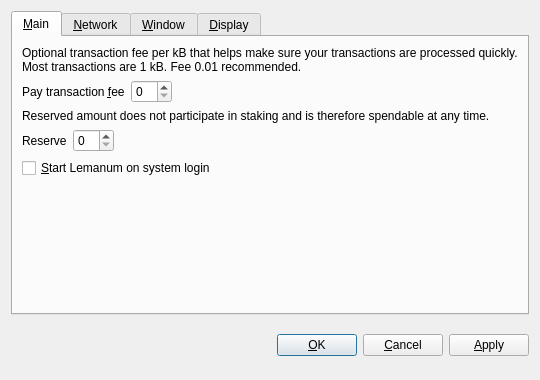
<?xml version="1.0" encoding="UTF-8"?>
<ui version="4.0">
 <class>OptionsDialog</class>
 <widget class="QDialog" name="OptionsDialog">
  <property name="geometry">
   <rect>
    <x>0</x>
    <y>0</y>
    <width>540</width>
    <height>380</height>
   </rect>
  </property>
  <property name="windowTitle">
   <string>Options</string>
  </property>
  <property name="modal">
   <bool>true</bool>
  </property>
  <layout class="QVBoxLayout" name="verticalLayout">
   <item>
    <widget class="QTabWidget" name="tabWidget">
     <property name="tabPosition">
      <enum>QTabWidget::North</enum>
     </property>
     <property name="currentIndex">
      <number>0</number>
     </property>
     <widget class="QWidget" name="tabMain">
      <attribute name="title">
       <string>&amp;Main</string>
      </attribute>
      <layout class="QVBoxLayout" name="verticalLayout_Main">
       <item>
        <widget class="QLabel" name="transactionFeeInfoLabel">
         <property name="text">
          <string>Optional transaction fee per kB that helps make sure your transactions are processed quickly. Most transactions are 1 kB. Fee 0.01 recommended.</string>
         </property>
         <property name="textFormat">
          <enum>Qt::PlainText</enum>
         </property>
         <property name="wordWrap">
          <bool>true</bool>
         </property>
        </widget>
       </item>
       <item>
        <layout class="QHBoxLayout" name="horizontalLayoutFee">
         <item>
          <widget class="QLabel" name="transactionFeeLabel">
           <property name="text">
            <string>Pay transaction &amp;fee</string>
           </property>
           <property name="textFormat">
            <enum>Qt::PlainText</enum>
           </property>
           <property name="buddy">
            <cstring>transactionFee</cstring>
           </property>
          </widget>
         </item>
         <item>
          <widget class="BitcoinAmountField" name="transactionFee"/>
         </item>
         <item>
          <spacer name="horizontalSpacerFee">
           <property name="orientation">
            <enum>Qt::Horizontal</enum>
           </property>
           <property name="sizeHint" stdset="0">
            <size>
             <width>40</width>
             <height>20</height>
            </size>
           </property>
          </spacer>
         </item>
        </layout>
       </item>
       <item>
        <widget class="QLabel" name="reserveBalanceInfoLabel">
         <property name="text">
          <string>Reserved amount does not participate in staking and is therefore spendable at any time.</string>
         </property>
         <property name="textFormat">
          <enum>Qt::PlainText</enum>
         </property>
         <property name="wordWrap">
          <bool>true</bool>
         </property>
        </widget>
       </item>
       <item>
        <layout class="QHBoxLayout" name="horizontalLayoutReserveBalance">
         <item>
          <widget class="QLabel" name="reserveBalanceLabel">
           <property name="text">
            <string>Reserve</string>
           </property>
           <property name="textFormat">
            <enum>Qt::PlainText</enum>
           </property>
           <property name="buddy">
            <cstring>reserveBalance</cstring>
           </property>
          </widget>
         </item>
         <item>
          <widget class="BitcoinAmountField" name="reserveBalance"/>
         </item>
         <item>
          <spacer name="horizontalSpacerReserveBalance">
           <property name="orientation">
            <enum>Qt::Horizontal</enum>
           </property>
           <property name="sizeHint" stdset="0">
            <size>
             <width>40</width>
             <height>20</height>
            </size>
           </property>
          </spacer>
         </item>
        </layout>
       </item>
       <item>
        <widget class="QCheckBox" name="bitcoinAtStartup">
         <property name="toolTip">
          <string>Automatically start Lemanum after logging in to the system.</string>
         </property>
         <property name="text">
          <string>&amp;Start Lemanum on system login</string>
         </property>
        </widget>
       </item>
       <item>
        <spacer name="verticalSpacer_Main">
         <property name="orientation">
          <enum>Qt::Vertical</enum>
         </property>
         <property name="sizeHint" stdset="0">
          <size>
           <width>20</width>
           <height>40</height>
          </size>
         </property>
        </spacer>
       </item>
      </layout>
     </widget>
     <widget class="QWidget" name="tabNetwork">
      <attribute name="title">
       <string>&amp;Network</string>
      </attribute>
      <layout class="QVBoxLayout" name="verticalLayout_Network">
       <item>
        <widget class="QCheckBox" name="mapPortUpnp">
         <property name="toolTip">
          <string>Automatically open the Lemanum client port on the router. This only works when your router supports UPnP and it is enabled.</string>
         </property>
         <property name="text">
          <string>Map port using &amp;UPnP</string>
         </property>
        </widget>
       </item>
       <item>
        <widget class="QCheckBox" name="connectSocks">
         <property name="toolTip">
          <string>Connect to the Lemanum network through a SOCKS5 proxy (e.g. when connecting through Tor).</string>
         </property>
         <property name="text">
          <string>&amp;Connect through SOCKS5 proxy:</string>
         </property>
        </widget>
       </item>
       <item>
        <layout class="QHBoxLayout" name="horizontalLayout_Network">
         <item>
          <widget class="QLabel" name="proxyIpLabel">
           <property name="text">
            <string>Proxy &amp;IP:</string>
           </property>
           <property name="textFormat">
            <enum>Qt::PlainText</enum>
           </property>
           <property name="buddy">
            <cstring>proxyIp</cstring>
           </property>
          </widget>
         </item>
         <item>
          <widget class="QValidatedLineEdit" name="proxyIp">
           <property name="maximumSize">
            <size>
             <width>140</width>
             <height>16777215</height>
            </size>
           </property>
           <property name="toolTip">
            <string>IP address of the proxy (e.g. 127.0.0.1)</string>
           </property>
          </widget>
         </item>
         <item>
          <widget class="QLabel" name="proxyPortLabel">
           <property name="text">
            <string>&amp;Port:</string>
           </property>
           <property name="textFormat">
            <enum>Qt::PlainText</enum>
           </property>
           <property name="buddy">
            <cstring>proxyPort</cstring>
           </property>
          </widget>
         </item>
         <item>
          <widget class="QLineEdit" name="proxyPort">
           <property name="maximumSize">
            <size>
             <width>55</width>
             <height>16777215</height>
            </size>
           </property>
           <property name="toolTip">
            <string>Port of the proxy (e.g. 9050)</string>
           </property>
          </widget>
         </item>
         <item>
          <spacer name="horizontalSpacer_Network">
           <property name="orientation">
            <enum>Qt::Horizontal</enum>
           </property>
           <property name="sizeHint" stdset="0">
            <size>
             <width>40</width>
             <height>20</height>
            </size>
           </property>
          </spacer>
         </item>
        </layout>
       </item>
       <item>
        <spacer name="verticalSpacer_Network">
         <property name="orientation">
          <enum>Qt::Vertical</enum>
         </property>
         <property name="sizeHint" stdset="0">
          <size>
           <width>20</width>
           <height>40</height>
          </size>
         </property>
        </spacer>
       </item>
      </layout>
     </widget>
     <widget class="QWidget" name="tabWindow">
      <attribute name="title">
       <string>&amp;Window</string>
      </attribute>
      <layout class="QVBoxLayout" name="verticalLayout_Window">
       <item>
        <widget class="QCheckBox" name="minimizeToTray">
         <property name="toolTip">
          <string>Show only a tray icon after minimizing the window.</string>
         </property>
         <property name="text">
          <string>&amp;Minimize to the tray instead of the taskbar</string>
         </property>
        </widget>
       </item>
       <item>
        <widget class="QCheckBox" name="minimizeOnClose">
         <property name="toolTip">
          <string>Minimize instead of exit the application when the window is closed. When this option is enabled, the application will be closed only after selecting Quit in the menu.</string>
         </property>
         <property name="text">
          <string>M&amp;inimize on close</string>
         </property>
        </widget>
       </item>
       <item>
        <spacer name="verticalSpacer_Window">
         <property name="orientation">
          <enum>Qt::Vertical</enum>
         </property>
         <property name="sizeHint" stdset="0">
          <size>
           <width>20</width>
           <height>40</height>
          </size>
         </property>
        </spacer>
       </item>
      </layout>
     </widget>
     <widget class="QWidget" name="tabDisplay">
      <attribute name="title">
       <string>&amp;Display</string>
      </attribute>
      <layout class="QVBoxLayout" name="verticalLayout_Display">
       <item>
        <layout class="QHBoxLayout" name="horizontalLayout_1_Display">
         <item>
          <widget class="QLabel" name="langLabel">
           <property name="text">
            <string>User Interface &amp;language:</string>
           </property>
           <property name="textFormat">
            <enum>Qt::PlainText</enum>
           </property>
           <property name="buddy">
            <cstring>lang</cstring>
           </property>
          </widget>
         </item>
         <item>
          <widget class="QValueComboBox" name="lang">
           <property name="toolTip">
            <string>The user interface language can be set here. This setting will take effect after restarting Lemanum.</string>
           </property>
          </widget>
         </item>
        </layout>
       </item>
       <item>
        <layout class="QHBoxLayout" name="horizontalLayout_2_Display">
         <item>
          <widget class="QLabel" name="unitLabel">
           <property name="text">
            <string>&amp;Unit to show amounts in:</string>
           </property>
           <property name="textFormat">
            <enum>Qt::PlainText</enum>
           </property>
           <property name="buddy">
            <cstring>unit</cstring>
           </property>
          </widget>
         </item>
         <item>
          <widget class="QValueComboBox" name="unit">
           <property name="toolTip">
            <string>Choose the default subdivision unit to show in the interface and when sending coins.</string>
           </property>
          </widget>
         </item>
        </layout>
       </item>
       <item>
        <widget class="QCheckBox" name="coinControlFeatures">
         <property name="toolTip">
          <string>Whether to show coin control features or not.</string>
         </property>
         <property name="text">
          <string>Display coin &amp;control features (experts only!)</string>
         </property>
        </widget>
       </item>
       <item>
        <widget class="QCheckBox" name="useBlackTheme">
         <property name="text">
          <string>Use black visual theme (requires restart)</string>
         </property>
        </widget>
       </item>
       <item>
        <spacer name="verticalSpacer_Display">
         <property name="orientation">
          <enum>Qt::Vertical</enum>
         </property>
         <property name="sizeHint" stdset="0">
          <size>
           <width>20</width>
           <height>40</height>
          </size>
         </property>
        </spacer>
       </item>
      </layout>
     </widget>
    </widget>
   </item>
   <item>
    <layout class="QHBoxLayout" name="horizontalLayout_Buttons">
     <item>
      <spacer name="horizontalSpacer_1">
       <property name="orientation">
        <enum>Qt::Horizontal</enum>
       </property>
       <property name="sizeHint" stdset="0">
        <size>
         <width>40</width>
         <height>48</height>
        </size>
       </property>
      </spacer>
     </item>
     <item>
      <widget class="QLabel" name="statusLabel">
       <property name="font">
        <font>
         <weight>75</weight>
         <bold>true</bold>
        </font>
       </property>
       <property name="text">
        <string/>
       </property>
       <property name="textFormat">
        <enum>Qt::PlainText</enum>
       </property>
       <property name="wordWrap">
        <bool>true</bool>
       </property>
      </widget>
     </item>
     <item>
      <spacer name="horizontalSpacer_2">
       <property name="orientation">
        <enum>Qt::Horizontal</enum>
       </property>
       <property name="sizeHint" stdset="0">
        <size>
         <width>40</width>
         <height>48</height>
        </size>
       </property>
      </spacer>
     </item>
     <item>
      <widget class="QPushButton" name="okButton">
       <property name="text">
        <string>&amp;OK</string>
       </property>
      </widget>
     </item>
     <item>
      <widget class="QPushButton" name="cancelButton">
       <property name="text">
        <string>&amp;Cancel</string>
       </property>
       <property name="autoDefault">
        <bool>false</bool>
       </property>
      </widget>
     </item>
     <item>
      <widget class="QPushButton" name="applyButton">
       <property name="text">
        <string>&amp;Apply</string>
       </property>
       <property name="autoDefault">
        <bool>false</bool>
       </property>
      </widget>
     </item>
    </layout>
   </item>
  </layout>
 </widget>
 <customwidgets>
  <customwidget>
   <class>BitcoinAmountField</class>
   <extends>QSpinBox</extends>
   <header>bitcoinamountfield.h</header>
  </customwidget>
  <customwidget>
   <class>QValueComboBox</class>
   <extends>QComboBox</extends>
   <header>qvaluecombobox.h</header>
  </customwidget>
  <customwidget>
   <class>QValidatedLineEdit</class>
   <extends>QLineEdit</extends>
   <header>qvalidatedlineedit.h</header>
  </customwidget>
 </customwidgets>
 <resources/>
 <connections/>
</ui>
